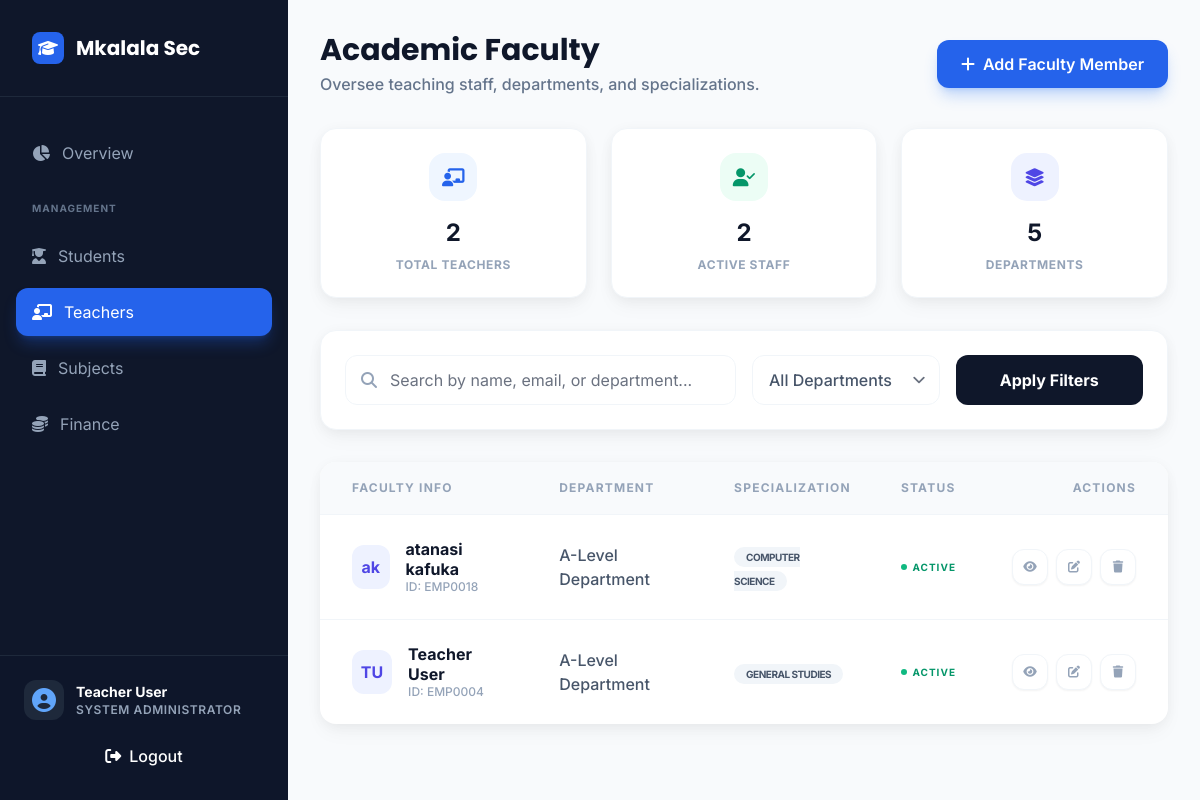
The page /teachers/ (signed in) on the database its author committed.
### core/models.py (models this page shows, shortened)
class User(AbstractUser):
    ROLE_CHOICES = [
        ('student', _('Student')),
        ('teacher', _('Teacher')),
        ('headmaster', _('Head of School')),
    ]
    role = models.CharField(max_length=20, choices=ROLE_CHOICES, default='student')
    is_student = models.BooleanField(default=False)
    is_faculty = models.BooleanField(default=False)
    is_parent = models.BooleanField(default=False)
    is_headmaster = models.BooleanField(default=False)
    profile_picture = models.ImageField(upload_to='profile_pictures/', blank=True, null=True)
    groups = models.ManyToManyField(
        Group,
        verbose_name=_('groups'),
        blank=True,
        related_name='custom_user_set',
        related_query_name='custom_user',
    )
    user_permissions = models.ManyToManyField(
        Permission,
        verbose_name=_('user permissions'),
        blank=True,
        related_name='custom_user_set',
        related_query_name='custom_user',
    )

class FacultyProfile(models.Model):
    DESIGNATION_CHOICES = [
        ('prof', _('Professor')),
        ('assoc_prof', _('Associate Professor')),
        ('asst_prof', _('Assistant Professor')),
        ('lecturer', _('Lecturer')),
    ]
    user = models.OneToOneField(User, on_delete=models.CASCADE, related_name='faculty_profile')
    employee_id = models.CharField(max_length=20, unique=True, blank=True)
    department = models.ForeignKey(Department, on_delete=models.CASCADE)
    designation = models.CharField(max_length=MAX_NAME_LENGTH, choices=DESIGNATION_CHOICES)
    specialization = models.CharField(max_length=200, blank=True)
    joining_date = models.DateField(auto_now_add=True)
    profile_picture = models.ImageField(upload_to='faculty_pics/', blank=True, null=True)

class Department(models.Model):
    EDUCATION_LEVEL_CHOICES = [
        ('olevel', 'O-Level (Form 1-4)'),
        ('alevel', 'A-Level (Form 5-6)'),
        ('primary', 'Primary School'),
        ('tertiary', 'Tertiary/University'),
    ]
    code = models.CharField(max_length=10, unique=True)
    name = models.CharField(max_length=MAX_NAME_LENGTH)
    education_level = models.CharField(max_length=10, choices=EDUCATION_LEVEL_CHOICES, default='olevel')
    slug = models.SlugField(max_length=120, unique=True, blank=True)
    description = models.TextField(blank=True)
    class Meta:
        ordering = ['name']
        indexes = [models.Index(fields=['code'])]

### core/views.py (the view, shortened to what this page needs)
# urls.py: path('teachers/', views.admin_teacher_list, name='admin_teacher_list'),
@login_required
@user_passes_test(is_admin)
def admin_teacher_list(request):
    teachers = FacultyProfile.objects.select_related(
        'user', 'department'
    ).prefetch_related(
        'courseoffering_set__course',
        'courseoffering_set__semester'
    ).order_by('-user__date_joined')
    departments = Department.objects.all()
    search_query = request.GET.get('search', '')
    department_filter = request.GET.get('department', '')
    status_filter = request.GET.get('status', '')
    if department_filter:
        teachers = teachers.filter(department_id=department_filter)
    if status_filter:
        if status_filter == 'active':
            teachers = teachers.filter(user__is_active=True)
        elif status_filter == 'inactive':
            teachers = teachers.filter(user__is_active=False)
    total_teachers = teachers.count()
    active_teachers = teachers.filter(user__is_active=True).count()
    new_teachers_this_month = teachers.filter(
        user__date_joined__month=timezone.now().month,
        user__date_joined__year=timezone.now().year
    ).count()
    context = {
        'teachers': teachers,
        'departments': departments,
        'total_teachers': total_teachers,
        'active_teachers': active_teachers,
        'new_teachers_this_month': new_teachers_this_month,
        'search_query': search_query,
        'department_filter': department_filter,
        'status_filter': status_filter,
    }
    return render(request, 'core/admin_management/admin_teacher_list.html', context)

### core/utils.py (called while the page is built)
def is_admin(user):
    return hasattr(user, 'admin_profile') or (hasattr(user, 'role') and user.role == 'admin') or user.is_superuser

### templates/core/admin_management/admin_teacher_list.html (shortened to what this page needs)
{% extends 'core/base_dashboard.html' %}
{% load static %}
{% block user_role %}System Administrator{% endblock %}
{% block sidebar_nav %}
<a href="{% url 'admin_dashboard' %}" class="sidebar-item text-slate-400">
    <i class="fas fa-chart-pie"></i>
    <span>Overview</span>
</a>
<div class="pt-4 pb-2 px-4 text-[10px] font-bold text-slate-500 uppercase tracking-widest">Management</div>
<a href="{% url 'admin_student_list' %}" class="sidebar-item text-slate-400">
    <i class="fas fa-user-graduate"></i>
    <span>Students</span>
</a>
<a href="{% url 'admin_teacher_list' %}" class="sidebar-item-active">
    <i class="fas fa-chalkboard-teacher"></i>
    <span>Teachers</span>
</a>
<a href="{% url 'subjects_management' %}" class="sidebar-item text-slate-400">
    <i class="fas fa-book"></i>
    <span>Subjects</span>
</a>
<a href="{% url 'admin_fees' %}" class="sidebar-item text-slate-400">
    <i class="fas fa-coins"></i>
    <span>Finance</span>
</a>
{% endblock %}
{% block main_content %}
<div class="flex flex-col md:flex-row md:items-center justify-between gap-6">
    <div class="space-y-1">
        <h1 class="text-3xl font-display font-bold text-slate-900">Academic Faculty</h1>
        <p class="text-slate-500 font-medium">Oversee teaching staff, departments, and specializations.</p>
    </div>
    <div class="flex items-center space-x-3">
        <a href="{% url 'admin_teacher_create' %}" class="btn-glow-primary px-6 py-3 flex items-center">
            <i class="fas fa-plus mr-2"></i> Add Faculty Member
        </a>
    </div>
</div>
<div class="grid grid-cols-1 md:grid-cols-3 gap-6">
    <div class="stat-card-modern">
        <div class="stat-icon bg-blue-50 text-blue-600">
            <i class="fas fa-chalkboard-teacher text-lg"></i>
        </div>
        <p class="text-2xl font-bold">{{ teachers|length }}</p>
        <p class="text-xs font-bold text-slate-400 uppercase tracking-wider">Total Teachers</p>
    </div>
    <div class="stat-card-modern">
        <div class="stat-icon bg-emerald-50 text-emerald-600">
            <i class="fas fa-user-check text-lg"></i>
        </div>
        <p class="text-2xl font-bold">{{ teachers|length }}</p>
        <p class="text-xs font-bold text-slate-400 uppercase tracking-wider">Active Staff</p>
    </div>
    <div class="stat-card-modern">
        <div class="stat-icon bg-indigo-50 text-indigo-600">
            <i class="fas fa-layer-group text-lg"></i>
        </div>
        <p class="text-2xl font-bold">{{ departments|length }}</p>
        <p class="text-xs font-bold text-slate-400 uppercase tracking-wider">Departments</p>
    </div>
</div>
<div class="card-premium p-6 shadow-soft">
    <form method="get" class="grid grid-cols-1 md:grid-cols-4 gap-4">
        <div class="md:col-span-2 relative">
            <i class="fas fa-search absolute left-4 top-1/2 -translate-y-1/2 text-slate-400"></i>
            <input type="text" name="search" value="{{ request.GET.search }}"
                   class="w-full pl-11 pr-4 py-3 rounded-xl border border-slate-100 focus:ring-2 focus:ring-blue-600/20 focus:border-blue-600 transition-all"
                   placeholder="Search by name, email, or department...">
        </div>
        <div>
            <select name="department" class="w-full px-4 py-3 rounded-xl border border-slate-100 appearance-none bg-white font-medium text-slate-600">
                <option value="">All Departments</option>
            </select>
        </div>
        <button type="submit" class="bg-slate-900 text-white font-bold rounded-xl hover:bg-slate-800 transition-all flex items-center justify-center">
            Apply Filters
        </button>
    </form>
</div>
<div class="card-premium overflow-hidden border-none shadow-soft">
    <div class="p-0 overflow-x-auto">
        <table class="w-full text-left">
            <thead class="bg-slate-50 border-b border-slate-100">
                <tr>
                    <th class="px-8 py-5 text-xs font-bold text-slate-400 uppercase tracking-widest leading-none">Faculty Info</th>
                    <th class="px-6 py-5 text-xs font-bold text-slate-400 uppercase tracking-widest leading-none">Department</th>
                    <th class="px-6 py-5 text-xs font-bold text-slate-400 uppercase tracking-widest leading-none">Specialization</th>
                    <th class="px-6 py-5 text-xs font-bold text-slate-400 uppercase tracking-widest leading-none text-center">Status</th>
                    <th class="px-8 py-5 text-xs font-bold text-slate-400 uppercase tracking-widest leading-none text-right">Actions</th>
                </tr>
            </thead>
            <tbody class="divide-y divide-slate-100">
                {% for teacher in teachers %}
                <tr class="hover:bg-slate-50/50 transition-colors">
                    <td class="px-8 py-6">
                        <div class="flex items-center space-x-4">
                            <div class="w-11 h-11 rounded-xl bg-indigo-50 text-indigo-600 flex items-center justify-center font-bold">
                                {{ teacher.user.first_name.0 }}{{ teacher.user.last_name.0 }}
                            </div>
                            <div>
                                <p class="font-bold text-slate-900 leading-tight">{{ teacher.user.get_full_name|default:teacher.user.username }}</p>
                                <p class="text-xs text-slate-400 font-medium">ID: {{ teacher.employee_id|default:"N/A" }}</p>
                            </div>
                        </div>
                    </td>
                    <td class="px-6 py-6 font-medium text-slate-600">
                        {{ teacher.department.name|default:"Science & Tech" }}
                    </td>
                    <td class="px-6 py-6">
                        <span class="px-3 py-1 bg-slate-100 text-slate-600 text-[10px] font-bold rounded-full uppercase tracking-tighter">
                            {{ teacher.specialization|default:"General Instructor" }}
                        </span>
                    </td>
                    <td class="px-6 py-6 text-center">
                        {% if teacher.user.is_active %}
                            <div class="flex items-center justify-center space-x-1.5 text-emerald-600 font-bold text-[10px] uppercase tracking-widest">
                                <span class="w-1.5 h-1.5 rounded-full bg-emerald-500 animate-pulse"></span>
                                <span>Active</span>
                            </div>
                        {% else %}
                            <div class="flex items-center justify-center space-x-1.5 text-slate-400 font-bold text-[10px] uppercase tracking-widest">
                                <span class="w-1.5 h-1.5 rounded-full bg-slate-300"></span>
                                <span>Inactive</span>
                            </div>
                        {% endif %}
                    </td>
                    <td class="px-8 py-6 text-right">
                        <div class="flex items-center justify-end space-x-2">
                            <a href="{% url 'admin_teacher_detail' teacher.pk %}" class="w-9 h-9 rounded-xl bg-white border border-slate-100 text-slate-400 hover:text-blue-600 hover:border-blue-200 flex items-center justify-center transition-all shadow-sm">
                                <i class="fas fa-eye text-xs"></i>
                            </a>
                            <a href="{% url 'admin_teacher_edit' teacher.pk %}" class="w-9 h-9 rounded-xl bg-white border border-slate-100 text-slate-400 hover:text-indigo-600 hover:border-indigo-200 flex items-center justify-center transition-all shadow-sm">
                                <i class="fas fa-edit text-xs"></i>
                            </a>
                            <a href="{% url 'admin_teacher_delete' teacher.pk %}" class="w-9 h-9 rounded-xl bg-white border border-slate-100 text-slate-400 hover:text-red-600 hover:border-red-200 flex items-center justify-center transition-all shadow-sm">
                                <i class="fas fa-trash text-xs"></i>
                            </a>
                        </div>
                    </td>
                </tr>
                {% endfor %}
            </tbody>
        </table>
    </div>
</div>
{% endblock %}

### templates/core/base_dashboard.html (shortened to what this page needs)
{% load static %}
<!DOCTYPE html>
<html lang="en" class="h-full bg-slate-50 text-slate-900 antialiased">
<head>
    <link href="{% static 'css/tailwind.css' %}" rel="stylesheet" />
    <link rel="stylesheet" href="https://cdnjs.cloudflare.com/ajax/libs/font-awesome/6.4.0/css/all.min.css">
</head>
<body class="h-full font-sans overflow-hidden">
    <div class="flex h-full">
        <aside id="sidebar" class="fixed inset-y-0 left-0 z-50 w-72 bg-slate-900 text-white transition-transform duration-300 -translate-x-full lg:translate-x-0 lg:static lg:inset-0">
            <div class="flex flex-col h-full">
                <div class="p-8 border-b border-slate-800">
                    <a href="{% url 'public_home' %}" class="flex items-center space-x-3">
                        <div class="w-8 h-8 bg-blue-600 rounded-lg flex items-center justify-center text-white">
                            <i class="fas fa-graduation-cap"></i>
                        </div>
                        <span class="text-xl font-display font-bold">Mkalala Sec</span>
                    </a>
                </div>
                <nav class="flex-1 px-4 py-8 space-y-2 overflow-y-auto">
                    {% block sidebar_nav %}{% endblock %}
                </nav>
                <div class="p-6 border-t border-slate-800 bg-slate-900/50">
                    <div class="flex items-center space-x-3 mb-4">
                        <div class="w-10 h-10 rounded-xl bg-slate-800 flex items-center justify-center text-blue-400">
                            <i class="fas fa-user-circle text-2xl"></i>
                        </div>
                        <div class="flex-1 min-w-0">
                            {% if user %}
                                {% if user.get_full_name %}
                                    <p class="text-sm font-bold truncate">{{ user.get_full_name }}</p>
                                {% elif user.username %}
                                    <p class="text-sm font-bold truncate">{{ user.username }}</p>
                                {% else %}
                                    <p class="text-sm font-bold truncate">User</p>
                                {% endif %}
                            {% else %}
                                <p class="text-sm font-bold truncate">Guest</p>
                            {% endif %}
                            <p class="text-xs text-slate-400 uppercase tracking-wider font-semibold">{% block user_role %}{% endblock %}</p>
                        </div>
                    </div>
                    <a href="{% url 'logout' %}"
                       class="flex items-center justify-center space-x-2 px-4 py-2 bg-red-500 text-white rounded-lg hover:bg-red-600 transition-all duration-200 group"
                       onclick="return confirm('Are you sure you want to logout? Any unsaved work will be lost.')">
                        <i class="fas fa-sign-out-alt group-hover:rotate-12 transition-transform duration-200"></i>
                        <span class="font-medium">Logout</span>
                    </a>
                </div>
            </div>
        </aside>
        <div class="flex-1 flex flex-col min-w-0 overflow-hidden">
            <main class="flex-1 overflow-y-auto p-4 lg:p-8 space-y-8">
                {% block main_content %}{% endblock %}
            </main>
        </div>
    </div>
</body>
</html>

### rows shown on the page
User: get_full_name "Teacher User"
FacultyProfile: user.first_name.0 "a", user.last_name.0 "k", user.get_full_name "atanasi kafuka", employee_id "EMP0018", department.name "A-Level Department", specialization "COMPUTER SCIENCE", shows "ACTIVE"
FacultyProfile: user.first_name.0 "T", user.last_name.0 "U", user.get_full_name "Teacher User", employee_id "EMP0004", department.name "A-Level Department", specialization "GENERAL STUDIES", shows "ACTIVE"

### other values the page prints
{{ teachers|length }} "2"
{{ departments|length }} "5"
